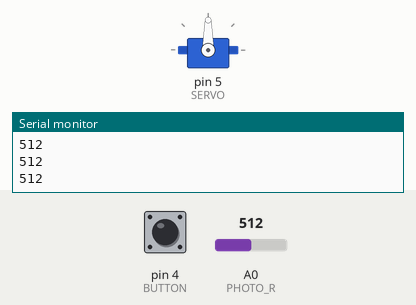
Recording of a sketch running on a simulated Arduino Uno, built with avr-gcc and run on an emulated ATmega328P. Shown: servo, the last lines printed to the serial monitor. Inputs (shaded band) come from the test bench; at power-on: A0 (PHOTO_R) = 512, pin 4 (BUTTON) LOW.

Above: at 1.2 s.
1.3 s: A0 (PHOTO_R) set to 419
2.8 s: A0 (PHOTO_R) set to 401
At 3.0 s:
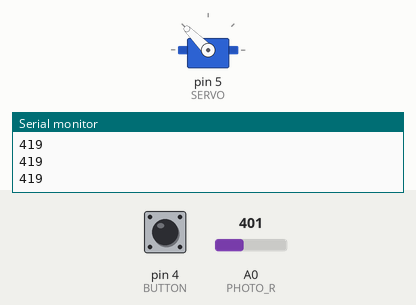
5.8 s: pin 4 (BUTTON) pulled HIGH for 0.15 s
At 5.91 s:
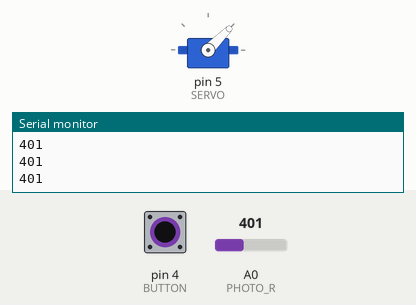
8.8 s: pin 4 (BUTTON) pulled HIGH for 3.2 s
At 12.02 s:
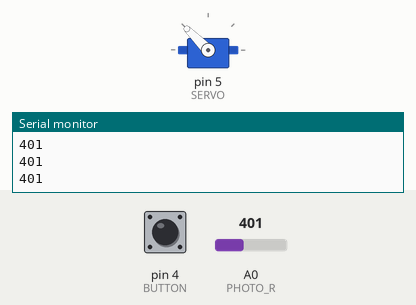
13.5 s: A0 (PHOTO_R) set to 511
At 14.6 s:
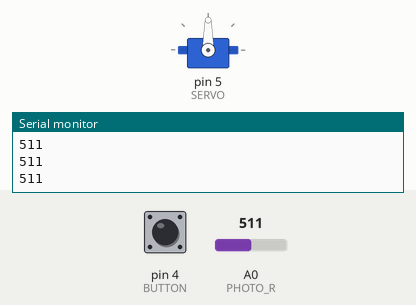
Timing chart, 0 to 16.1 s (numbered marks = the images above; inputs shaded):
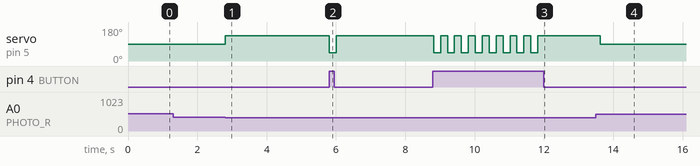

The sketch:

Servo_control.ino
```cpp
#include"Servo.h"

#define PHOTO_R A0
#define SERVO 5
#define BUTTON 4

int ini_light_val = 0;
int curr_light_val = 0;
int rotatePause = 200;

Servo myservo;

void setup() {
  // put your setup code here, to run once:
  pinMode(PHOTO_R, INPUT);
  pinMode(BUTTON, INPUT);

  myservo.attach(SERVO);
  servoReset();

  Serial.begin(9600);
}

void servoReset(){
  myservo.write(90);
}

void servo_hit_right(){
  myservo.write(135);
  delay(rotatePause);
  servoReset();
}

void servo_hit_left(){
  myservo.write(45);
  delay(rotatePause);
  servoReset();
}

void loop() {
  // put your main code here, to run repeatedly:
  curr_light_val = analogRead(PHOTO_R);

  if (ini_light_val == 0)
    ini_light_val = curr_light_val;

  else if (curr_light_val < 0.8*ini_light_val){
    servo_hit_right();
  }

  if (digitalRead(BUTTON)){
    servo_hit_left();
  }
  Serial.println(analogRead(PHOTO_R));
}
```

Measured:
- the behaviour switches between 410 and 409 on A0 (PHOTO_R) (found by bisection; images 0 and 1)
- after the input at 2.8 s, servo on pin 5 (SERVO): 90° → 135° at once
- after the input at 5.8 s, servo on pin 5 (SERVO): 135° → 45° at once, → 135° 0.20 s later
- after the input at 8.8 s, servo on pin 5 (SERVO): alternates 135° for 0.20 s and 45° for 0.20 s, 16 changes in all, then stays 135°, starting at once
- after the input at 13.5 s, servo on pin 5 (SERVO): 135° → 90° after 0.13 s
